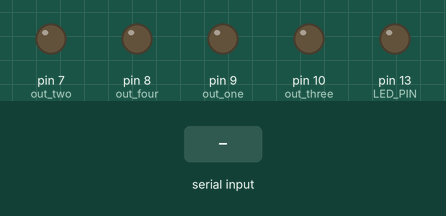
Simulated run of this sketch. Board: Arduino Uno, built with avr-gcc and run on an emulated ATmega328P. Parts: output pins drawn as LEDs (lit = HIGH). The test bench sets the inputs (shaded band). What the sketch prints to the serial monitor is not drawn.

Above: at 1.2 s.
1.3 s: "W#" received over Serial
At 2.5 s:
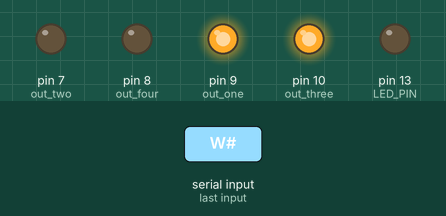
2.8 s: "E#" received over Serial
At 3.8 s:
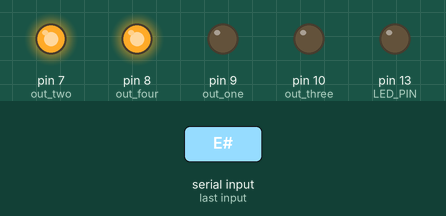
4.3 s: "S#" received over Serial
At 4.9 s:
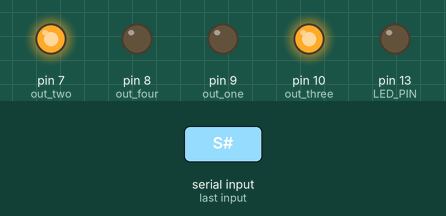
5.8 s: "B#" received over Serial
At 7.0 s:
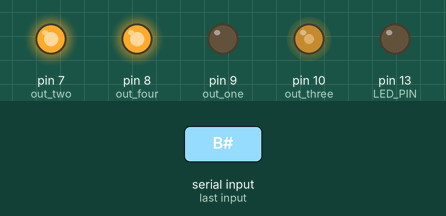
7.3 s: "C#" received over Serial
At 8.4 s:
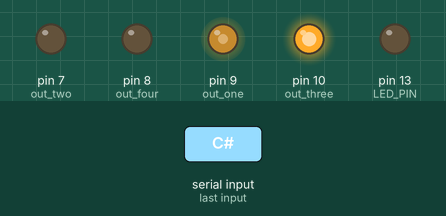
8.8 s: "D#" received over Serial
At 9.5 s:
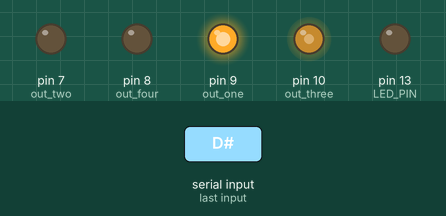
Timing chart, 0 to 11.3 s (numbered marks = the images above; inputs shaded):
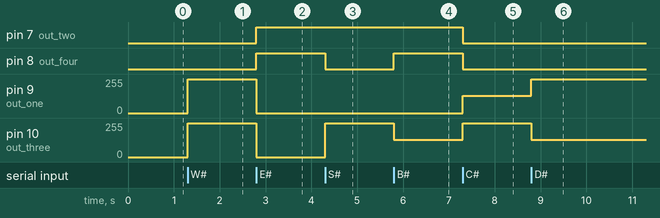

Measured:
- after the input at 1.3 s, pin 9 (out_one), pin 10 (out_three): 0/255 → 255/255 at once
- after the input at 2.8 s, pin 7 (out_two), pin 8 (out_four): LOW → HIGH at once; pin 9 (out_one), pin 10 (out_three): 255/255 → 0/255 at once
- after the input at 4.3 s, pin 8 (out_four): HIGH → LOW at once; pin 10 (out_three): 0/255 → 255/255 at once
- after the input at 5.8 s, pin 8 (out_four): LOW → HIGH at once; pin 10 (out_three): 255/255 → 128/255 at once
- after the input at 7.3 s, pin 7 (out_two), pin 8 (out_four): HIGH → LOW at once; pin 9 (out_one): 0/255 → 128/255 at once; pin 10 (out_three): 128/255 → 255/255 at once
- after the input at 8.8 s, pin 9 (out_one): 128/255 → 255/255 at once; pin 10 (out_three): 255/255 → 128/255 at once

The sketch:

main.ino
```cpp
//main.ino
#include <NewPing.h>

String val;
char val_move;
char val_button;

const int TRIGGER_PIN = 4;
const int ECHO_PIN = 2;
const int MAX_DISTANCE = 200;
/*const int BUZZER_PIN = 6;
  const int VOLUME = 200;*/
const int LED_PIN = 13;

const int out_one = 9;//PWM
const int out_two = 7;
const int out_three = 10;//PWM
const int out_four = 8;

void go_forward(int sped);
void go_backward(int sped);
void go_leftF(int sped);
void go_rightF(int sped);
void go_leftB(int sped);
void go_rightB(int sped);
void fstop();


bool buz;//BUZZER, состояние звукового сигнала
bool led;// LED, состояние фар
int del;//DELAY, промежуток между сигналами приближения
bool by = 1; //БУ, сигнал при приближении
bool muting = 0;//MUTING, реакция динамика на приближение(???)

//ALPHA VARIABLES
int sped = 255;

NewPing sonar(TRIGGER_PIN, ECHO_PIN, MAX_DISTANCE);

void setup() {
  Serial.begin(38400);
  pinMode(out_one, OUTPUT);
  pinMode(out_two, OUTPUT);
  pinMode(out_three, OUTPUT);
  pinMode(out_four, OUTPUT);
  pinMode(13, OUTPUT);

}
void loop() {
  if (Serial.available()) {
    val = Serial.readStringUntil('#');
    val_move = (val.substring(0, 1))[0];
    val_button = (val.substring(1, 2))[0];
    Serial.println(val_move);
    Serial.println(val_button);

    switch (val_move) {
      case '0':
        go_forward(0);
        break;
      case 'W':
        go_forward(sped);
        break;
      case 'E':
        go_backward(sped);
        break;
      case 'S':
        go_leftF(510);
        break;
      case 'B':
        go_leftB(127);
        break;
      case 'C':
        go_leftF(127);
        break;
      case 'D':
        go_rightF(127);
        break;
      case 'N':
        go_rightF(510);
        break;
      case 'A':
        go_rightB(127);
        break;

    }
  }
  switch (val_button) {
    case '4':
      fstop();
      break;
    case '3':
      digitalWrite(LED_PIN,1);
      break;
    case '2':
      digitalWrite(LED_PIN,0);
      break;
    case '1':

      break;
  }
}
void go_forward(int sped/*0-255*/) {
  analogWrite(out_one, sped);
  digitalWrite(out_two, 0);
  analogWrite(out_three, sped);
  digitalWrite(out_four, 0);
}


void go_backward(int sped/*1-255*/) {
  analogWrite(out_one, 255 - sped);
  digitalWrite(out_two, 1);
  analogWrite(out_three, 255 - sped);
  digitalWrite(out_four, 1);
}


void go_leftF(int sped/*1-510*/) {
  if (sped <= 255) {
    analogWrite(out_one, 255 - sped);
    digitalWrite(out_two, 0);
  }
  else {
    analogWrite(out_one, 510 - sped);
    digitalWrite(out_two, 1);
  }
  analogWrite(out_three, 255);
  digitalWrite(out_four, 0);
}


void go_rightF(int sped/*1-510*/) {

  analogWrite(out_one, 255);
  digitalWrite(out_two, 0);
  if (sped <= 255) {
    analogWrite(out_three, 255 - sped);
    digitalWrite(out_four, 0);
  }
  else {
    analogWrite(out_three, 510 - sped);
    digitalWrite(out_four, 1);
  }
}


void go_leftB(int sped/*1-255*/) {
  analogWrite(out_one, 0);
  digitalWrite(out_two, 1);
  analogWrite(out_three, 255 - sped);
  digitalWrite(out_four, 1);
}


void go_rightB(int sped/*1-255*/) {
  analogWrite(out_one, 255 - sped);
  digitalWrite(out_two, 1);
  analogWrite(out_three, 0);
  digitalWrite(out_four, 1);
}


void fstop() {
  digitalWrite(out_one, 0);
  digitalWrite(out_two, 0);
  digitalWrite(out_three, 0);
  digitalWrite(out_four, 0);
}
//void Son() {
//  unsigned int uS = sonar.ping_cm();
//  Serial.print(uS);
//  Serial.println("cm");
//  if (uS <= 30 && uS > 3) {
//    del = uS * 2.5;
//    //if(!muting)
//    //analogWrite(BUZZER_PIN, VOLUME);
//    if (led == 1)/* {*/
//      /*for (int i = 0; i < 10; ++i) {*/
//      digitalWrite(LED_PIN, 1);
//
//
//    /* }*/
//    /* }*/
//    delay(45 + del);
//    digitalWrite(LED_PIN, 0);
//    // digitalWrite(BUZZER_PIN, 0);
//
//  }
//  delay(5);
//}*/
```
